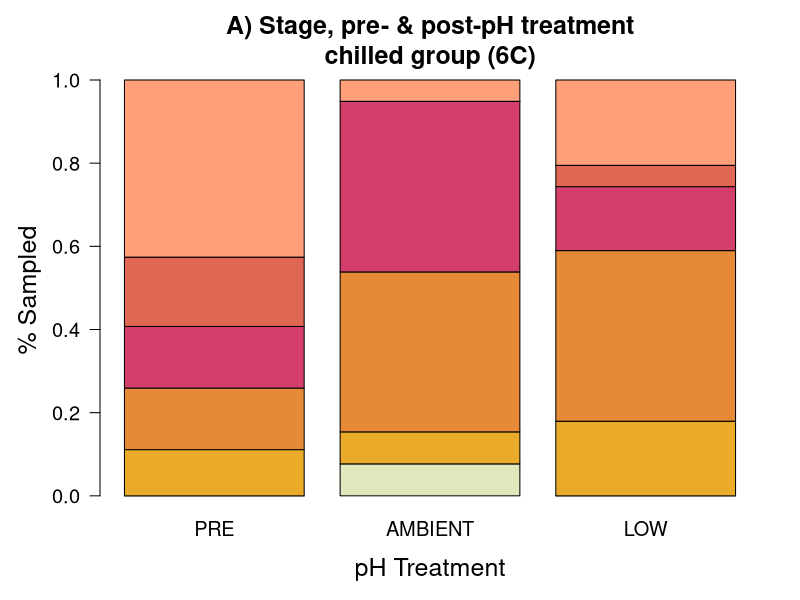
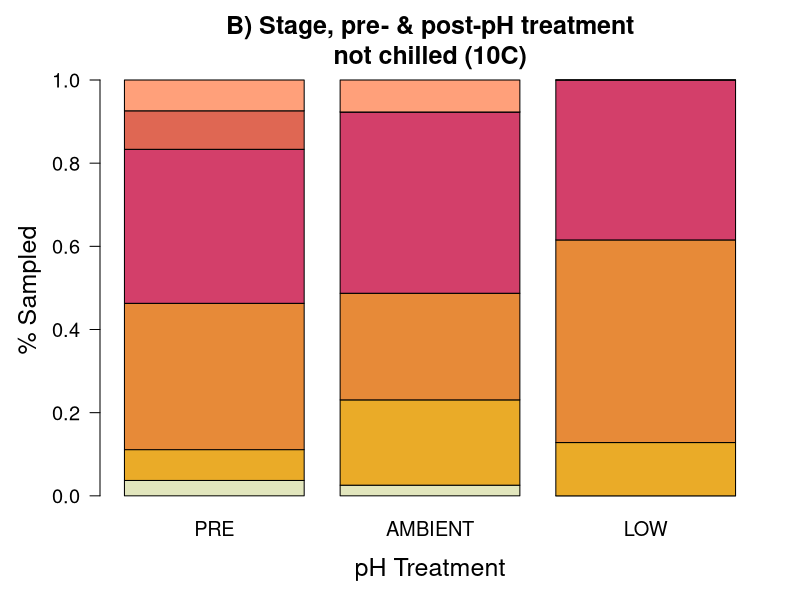

Write the R code that produced these figures, in order. (Note: this script raises an error after producing the figures.)


# --- GONAD HISTOLOGY -----# 

# Read in histology data. 
Histology <- read.csv("Data/2017-Oly-Histo-Results-REDO-redostage5.csv", header=T, stringsAsFactors = T, na.strings = "NA")
Histology$TEMPERATURE <- as.factor(Histology$TEMPERATURE)         #Convert a few columns to factors 
Histology$Dominant.Stage <- as.factor(Histology$Dominant.Stage)   

# --------------- QUESITON 1.  are there gonad differences between pre-OA treatment temperature groups (chilled, not chilled). 

Histo.pre <- droplevels(subset(Histology, SAMPLING == "FEBRUARY"))      #subset only pre-treatment data (sampled february, 2017)
CT.SEX.pre <- table(Histo.pre$TREATMENT, Histo.pre$SEX)                 #create table of gonad sex by chilled/not chilled (pre-OA)
CT.domstage.pre <- table(Histo.pre$TREATMENT, Histo.pre$Dominant.Stage) #create table of gonad dominant stage by temperature (pre-OA)
CT.secstage.pre <- table(Histo.pre$TREATMENT, Histo.pre$Secondary.Stage)#create table of gonad secondary stage by temperature (pre-OA)

# Compare the sex and stages after chilling / not chilling (pre-OA) via Fisher's test due to low sample size (<200)
fisher.test(CT.SEX.pre)       #p=0.1903 - sex not different 
fisher.test(CT.domstage.pre)  #p=7.413e-05 - stages different between temperature. 10C more advanced. 
fisher.test(CT.secstage.pre)  #p=0.4291 - secondary stages not different 

# Apply second test on dominant stage using chi-square test 
print(Pre.domstage.chisq <- chisq.test(CT.domstage.pre, simulate.p.value = TRUE)) #X-squared = 23.962, df = NA, p-value = 0.0004998 - VERY DIFFERENT 

# ---------------> QUESTION 2.  Are there gonad differences between pH treatments? Analyze temp groups separately  

# --- compare chilled-amb pH to chilled-low pH
CT.sex.6.pH <- table(subset(Histology, PH!="PRE" & TEMPERATURE==6)$PH, subset(Histology, PH!="PRE" & TEMPERATURE==6)$SEX)
CT.domstage.6.pH <- table(subset(Histology, PH!="PRE" & TEMPERATURE==6)$PH, subset(Histology, PH!="PRE" & TEMPERATURE==6)$Dominant.Stage)
CT.secstage.6.pH <- table(subset(Histology, PH!="PRE" & TEMPERATURE==6)$PH, subset(Histology, PH!="PRE" & TEMPERATURE==6)$Secondary.Stage)

fisher.test(CT.sex.6.pH) #0.2398 No diff.
fisher.test(CT.domstage.6.pH) #0.008287 Yes, difference in dominant gonad stage between pH treatment
fisher.test(CT.secstage.6.pH) #0.9157 No diff. 

# Apply second test on dominant stage using chi-square test 
print(pH.domstage.chisq <- chisq.test(CT.domstage.6.pH, simulate.p.value = TRUE)) #X-squared = 14.778, df = NA, p-value = 0.004498 

# --- compare not chilled-amb pH to not chilled-low pH 
CT.sex.10.pH <- table(subset(Histology, PH!="PRE" & TEMPERATURE==10)$PH, subset(Histology, PH!="PRE" & TEMPERATURE==10)$SEX)
CT.domstage.10.pH <- table(subset(Histology, PH!="PRE" & TEMPERATURE==10)$PH, subset(Histology, PH!="PRE" & TEMPERATURE==10)$Dominant.Stage)
CT.secstage.10.pH <- table(subset(Histology, PH!="PRE" & TEMPERATURE==10)$PH, subset(Histology, PH!="PRE" & TEMPERATURE==10)$Secondary.Stage)

fisher.test(CT.sex.10.pH) #0.8848 - no diff between sex ratios. 
fisher.test(CT.domstage.10.pH) #0.08 - no diff in dominant stage
fisher.test(CT.secstage.10.pH) #0.04915 - almost but not quite diff in secondary stage 


# ---------------> QUESTION 3.  Did gonads develop/regress during pH exposure? AKA was there a change from before to after pH treatment? Assess chilled/not chilled groups separately. 

# compare chilled pre-pH to chilled amb pH (chilled = 6C)
CT.sex.6.amb <- table(subset(Histology, TEMPERATURE==6 & (PH=="AMBIENT" | is.na(PH)))$SAMPLING, subset(Histology, TEMPERATURE==6 & (PH=="AMBIENT" | is.na(PH)))$SEX)
CT.domstage.6.amb <- table(subset(Histology, TEMPERATURE==6 & (PH=="AMBIENT" | is.na(PH)))$SAMPLING, subset(Histology, TEMPERATURE==6 & (PH=="AMBIENT" | is.na(PH)))$Dominant.Stage)
CT.secstage.6.amb <- table(subset(Histology, TEMPERATURE==6 & (PH=="AMBIENT" | is.na(PH)))$SAMPLING, subset(Histology, TEMPERATURE==6 & (PH=="AMBIENT" | is.na(PH)))$Secondary.Stage)
fisher.test(CT.sex.6.amb)  #0.08151, not diff.
fisher.test(CT.domstage.6.amb)  #1.122e-06, different  <---- 
fisher.test(CT.secstage.6.amb)  #0.03731, different  

# compare chilled pre-pH to chilled low pH 
CT.sex.6.low <- table(subset(Histology, TEMPERATURE==6 & (PH=="LOW" | is.na(PH)))$SAMPLING, subset(Histology, TEMPERATURE==6 & (PH=="LOW" | is.na(PH)))$SEX)
CT.domstage.6.low <- table(subset(Histology, TEMPERATURE==6 & (PH=="LOW" | is.na(PH)))$SAMPLING, subset(Histology, TEMPERATURE==6 & (PH=="LOW" | is.na(PH)))$Dominant.Stage)
CT.secstage.6.low <- table(subset(Histology, TEMPERATURE==6 & (PH=="LOW" | is.na(PH)))$SAMPLING, subset(Histology, TEMPERATURE==6 & (PH=="LOW" | is.na(PH)))$Secondary.Stage)
fisher.test(CT.sex.6.low)  #0.5861, not diff.
fisher.test(CT.domstage.6.low)  #0.01797, different  <---- 
fisher.test(CT.secstage.6.low)  #0.081, not diff. 

# compare not chilled pre-pH to not chilled amb pH (not chilled = 10C)
CT.sex.10.amb <- table(subset(Histology, TEMPERATURE==10 & (PH=="AMBIENT" | is.na(PH)))$SAMPLING, subset(Histology, TEMPERATURE==10 & (PH=="AMBIENT" | is.na(PH)))$SEX)
CT.domstage.10.amb <- table(subset(Histology, TEMPERATURE==10 & (PH=="AMBIENT" | is.na(PH)))$SAMPLING, subset(Histology, TEMPERATURE==10 & (PH=="AMBIENT" | is.na(PH)))$Dominant.Stage)
CT.secstage.10.amb <- table(subset(Histology, TEMPERATURE==10 & (PH=="AMBIENT" | is.na(PH)))$SAMPLING, subset(Histology, TEMPERATURE==10 & (PH=="AMBIENT" | is.na(PH)))$Secondary.Stage)
fisher.test(CT.sex.10.amb)  #0.2929, not diff.
fisher.test(CT.domstage.10.amb)  #0.1683, not diff.  
fisher.test(CT.secstage.10.amb)  #0.4686, not diff.  

# compare not chilled pre-pH to not chilled low pH
CT.sex.10.low <- table(subset(Histology, TEMPERATURE==10 & (PH=="LOW" | is.na(PH)))$SAMPLING, subset(Histology, TEMPERATURE==10 & (PH=="LOW" | is.na(PH)))$SEX)
CT.domstage.10.low <- table(subset(Histology, TEMPERATURE==10 & (PH=="LOW" | is.na(PH)))$SAMPLING, subset(Histology, TEMPERATURE==10 & (PH=="LOW" | is.na(PH)))$Dominant.Stage)
CT.secstage.10.low <- table(subset(Histology, TEMPERATURE==10 & (PH=="LOW" | is.na(PH)))$SAMPLING, subset(Histology, TEMPERATURE==10 & (PH=="LOW" | is.na(PH)))$Secondary.Stage)
fisher.test(CT.sex.10.low)  #0.5202, not diff.
fisher.test(CT.domstage.10.low)  #0.08615, not diff. 
fisher.test(CT.secstage.10.low)  #0.06494, not diff. 

# 2 bar plots - chilled (pre, amb, low), and not chilled (pre, amb, low)

# tables for stacked bar plots 
levels(Histology$PH) <- c(levels(Histology$PH),"PRE")
Histology$PH <- relevel(Histology$PH, ref="PRE")
Histology[is.na(Histology$PH),"PH"] <- "PRE"

CT.domstage.6 <- table(subset(Histology, TEMPERATURE==6)$PH, subset(Histology, TEMPERATURE==6)$Dominant.Stage)
CT.domstage.10 <- table(subset(Histology, TEMPERATURE==10)$PH, subset(Histology, TEMPERATURE==10)$Dominant.Stage)
colnames(CT.domstage.6) <- c("Undifferentiated (0)", "Early (1)", "Advanced (2)", "Ripe (3)", "Partially Spawned (4)", "Regressing (5)")
colnames(CT.domstage.10) <- c("Undifferentiated (0)", "Early (1)", "Advanced (2)", "Ripe (3)", "Partially Spawned (4)", "Regressing (5)")

png(filename = "Results/Gonad-barplot-chilled-stage", height = 750, width = 420)
par(mfrow=c(1, 1), mar=c(5, 5, 4, 2))
print(chilled.stage <- barplot(t(prop.table(CT.domstage.6, 1)), main="A) Stage, pre- & post-pH treatment\nchilled group (6C)", xlab="pH Treatment", ylab="% Sampled", las=1, col=c("#E2E6BD",  "#EAAB28", "#E78A38","#D33F6A", "#DF6753", "lightsalmon"), cex.main=1.5, cex.lab=1.5, cex.axis = 1.2, cex.names = 1.2, legend.text = F, cex=1.5))
dev.off()

png(filename = "Results/Gonad-barplot-notchilled-stage", height = 750, width = 420)
par(mfrow=c(1, 1), mar=c(5, 5, 4, 2))
print(notchilled.stage <- barplot(t(prop.table(CT.domstage.10,1)), main="B) Stage, pre- & post-pH treatment\nnot chilled (10C)", xlab="pH Treatment", ylab="% Sampled", las=1, col=c("#E2E6BD",  "#EAAB28", "#E78A38","#D33F6A", "#DF6753", "lightsalmon"), cex.main=1.5, cex.lab=1.5, cex.axis = 1.2, cex.names = 1.2, legend.text = F, cex=1.5))
dev.off()



# to plot this one with legend! 
# png(filename = "Results/Gonad-barplot-notchilled-stage", height = 750, width = 650)
# par(mfrow=c(1, 1), mar=c(5, 5, 4, 15))
# print(notchilled.stage <- barplot(t(prop.table(CT.domstage.10,1)), main="B) Stage, pre- & post-pH treatment\nnot chilled (10C)", xlab="pH Treatment", ylab="% Sampled", las=1, col=c("#E2E6BD",  "#EAAB28", "#E78A38","#D33F6A", "#DF6753", "lightsalmon"), cex.main=1.5, cex.lab=1.5, cex.axis = 1.2, cex.names = 1.2, legend.text = TRUE, args.legend = list(x = "topright", bty = "n", inset=c(-0.58, 0), title="Gonad Stage", cex=1.5)))
# dev.off()

# Conclusion: chilled group gonad developed less in low pH treatment. Not chilled group was already developed prior to pH treatment, no significant development or resorption occurred during pH treatment. 


# ---------------> Summary statistics 

100*round(prop.table(summary(Histology$SEX)), 3)    # Percent of each sex (all oysters)
length(Histology$SEX)                               # Number of oysters sampled for histology 



###-------------- LARVAL RELEASE (FECUNDITY)  --------------###

sum(aggregate(broodstock ~ Spawning.Group, larvae, mean)$broodstock)                                #number of broodstock total 
summarise(larvae, total.by.date = sum(total.released))                                              #total larvae released 
aggregate(Tot.Larvae ~ pH + Temperature, larvae, sum, na.rm=TRUE)                                   #By pH & Temperature
aggregate(Tot.Larvae ~ pH + Temperature + Population, larvae, sum, na.rm=TRUE)                      #By population
aggregate(Tot.Larvae ~ Spawning.Group, larvae, sum, na.rm=TRUE)                                     #By population & treatment
nrow(subset(larvae, total.released >= 10000))                                                       #Number of times >10k larvae were collected (all grps)
median(na.omit(larvae$Tot.Larvae))
range(na.omit(larvae$Tot.Larvae))

# Comparing larval release metrics between pH groups 
summary(total.released.aov <- aov(log(total.released+1) ~ pH*Temperature, data=spawning_group_total)) # <-- daily release data NO DIFF 
summary(overall_Total.aov <- aov(cum.total ~ pH*Temperature, data=spawning_group_total)) # <-- cumulative release NO DIFF 
summary(total.percap.aov <- aov(cum.percap ~ pH*Temperature, data=spawning_group_total)) # <-- cumulative release per oyster*cm NO DIFF 
summary(mean.larvae.aov <- aov(mean.larvae ~ pH*Temperature, data=spawning_group_sum)) # <-- NO DIFF 
summary(cum.total.aov <- aov(log(cum.total+1) ~ pH*Temperature, data=spawning_group_total)) # <-- NO DIFF
summary(cum.percap.aov <- aov(log(cum.percap+1) ~ pH*Temperature, data=spawning_group_total)) # <-- NO DIFF
summary(first.big.aov <- aov(first.big ~ pH*Temperature, data=spawning_group_sum)) # <-- NO DIFF 
summary(max.aov <- aov(max ~ pH*Temperature, data=spawning_group_sum)) # <-- NO DIFF 
summary(maxday.aov <- aov(maxday ~ pH*Temperature, data=spawning_group_sum)) # <-- Temperature diff ... remove pH
summary(maxday.aov <- aov(maxday ~ Temperature, data=spawning_group_sum)) # <-- Temperature difference 
summary(release.days <- aov(release.days ~ pH*Temperature, data=spawning_group_sum)) # <-- NO DIFF 
nrow(spawning_group_sum)
# inspect date of maximum larval production by tempeature 
aggregate(maxday ~ Temperature, spawning_group_sum, mean, na.rm=TRUE)                      
152.167-143.833
aggregate(maxday ~ Temperature, spawning_group_sum, sd, na.rm=TRUE)                      
plot(x=spawning_group_sum$Temperature, y=spawning_group_sum$maxday, main="Calendar day of maximum larval relase\nby temperature treatment")

# Compare timing and # released 

# cross correlation function --- try this later ... 
# https://onlinecourses.science.psu.edu/stat510/node/74/
ccf 

# summarize data for each spawning bucket 
fecundity <- group_by(larvae, pH, Temperature) %>% mutate(cum.total=cumsum(total.released),cum.percap = cumsum(larvae.per.broodcm),CalDay = as.numeric(format(Date,"%j"))) %>% arrange(Date) %>% dplyr::select(Date,CalDay,pH,Temperature,Treatment,total.released,larvae.per.broodcm,cum.total,cum.percap)

# barplots of larvae released - low and ambient separately
# SAVE SIZE 1000W X 500H
#c("gray60", "lightsteelblue3", "gray40", "steelblue")


colors3 <- c("10-Ambient"="gray40", "10-Low"="steelblue", "6-Ambient"="gray60", "6-Low"="lightsteelblue3")
levels(fecundity$Treatment)
levels(fecundity$Treatment)
spawning.titles <- c("Warm winter temp, ambient pH", "Warm winter temp, low pH", "Cool winter temp, ambient pH", "Cool winter temp, low pH")

# save dimensions: 1000x400
for (i in 1:4) {
  print(ggplot(data=subset(fecundity, Treatment==levels(fecundity$Treatment)[i]), aes(x=Date, y=total.released)) + 
    geom_bar(stat="identity",width=1, position = position_dodge(width=2), fill=colors3[i], col="gray30") + 
    ylab("No. of larvae\n(summed across replicates)") + xlab(label=element_blank()) + ggtitle(spawning.titles[i]) + theme_minimal(base_size = 16) + 
    theme(plot.title = element_text(size = 16, hjust = 0, colour = "gray30"), 
          axis.title = element_text(size=16, colour = "gray30")) +
    scale_x_date(date_breaks = "1 week",date_labels ="%b-%d", 
                 limits=c(min=min(subset(fecundity, Treatment==levels(fecundity$Treatment)[1])$Date)-1,max=max(subset(fecundity, Treatment==levels(fecundity$Treatment)[1])$Date)+1)) +
    scale_y_continuous(limits=c(min=0,max=max(subset(fecundity, Treatment==levels(fecundity$Treatment)[1])$total.released))) +
    theme(panel.grid.minor = element_blank(), 
          panel.grid.major.x = element_blank(), panel.border = element_blank()))
}



